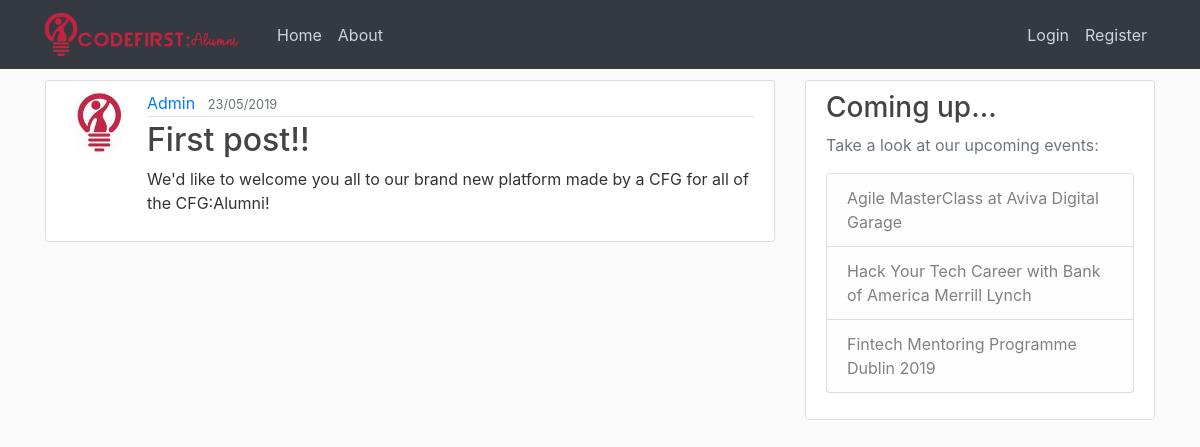
/post/1, run on the app's committed database.
### project/models.py (models this page shows, shortened)
class User(db.Model, UserMixin):
    id = db.Column(db.Integer, primary_key=True) #unique id for an user
    username = db.Column(db.String(20), unique=True, nullable=False)
    email = db.Column(db.String(120), unique=True, nullable=False)
    image_file = db.Column(db.String(20), nullable=False, default='default.jpg') #default image
    password = db.Column(db.String(60), nullable=False) #not unique because users can have the same password
    posts = db.relationship('Post', backref='author', lazy=True) # lazy=True loads the data from the db when necessary

class Post(db.Model):
    id = db.Column(db.Integer, primary_key=True)
    title = db.Column(db.String(100), nullable=False)
    date_posted = db.Column(db.DateTime, nullable=False, default=datetime.utcnow) #coordinated universal time
    content = db.Column(db.Text, nullable=False)
    user_id = db.Column(db.Integer, db.ForeignKey('user.id'), nullable=False)#relationship to our user model

### project/routes.py (the view)
@app.route("/post/<int:post_id>")
def post(post_id):
    post = Post.query.get_or_404(post_id) #to get a post with ID otherwise we run the error page
    return render_template('post.html', title=post.title, post=post)

### project/templates/post.html (shortened to what this page needs)
{% extends "layout.html" %}
{% block content %}
  <article class="media content-section">
    <img class="rounded-circle article-img" src="{{ url_for('static', filename='profile_pics/' + post.author.image_file) }}">
    <div class="media-body">
      <div class="article-metadata">
        <a class="mr-2" href="#">{{ post.author.username }}</a>
        <small class="text-muted">{{ post.date_posted.strftime('%d/%m/%Y') }}</small>
      </div>
      <h2 class="article-title">{{ post.title }}</h2>
      <p class="article-content">{{ post.content }}</p>
    </div>
  </article>
{% endblock content %}

### project/static/css/main.css (style rules this page uses)
html { font-family: 'Questrial', sans-serif; }
body { background: #fafafa; color: #333333; margin-top: 5rem; }
h1, h2, h3, h4, h5, h6 { color: #444444; }
.content-section { background: #ffffff; padding: 10px 20px; border: 1px solid #dddddd; border-radius: 3px; margin-bottom: 20px; }
.article-title { color: #444444; }
.article-content { white-space: pre-line; }
.article-img { height: 65px; width: 65px; margin-right: 16px; }
.article-metadata { padding-bottom: 1px; margin-bottom: 4px; border-bottom: 1px solid #e3e3e3 }

### data on the page
User: image_file (picture), author.username "Admin"
Post: date_posted "23/05/2019", title "First post!!", content "We'd like to welcome you all to our brand new platform made by a CFG for all of the CFG:Alumni!"
